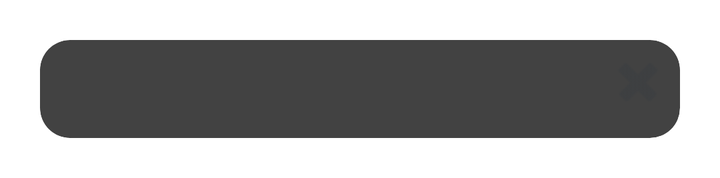
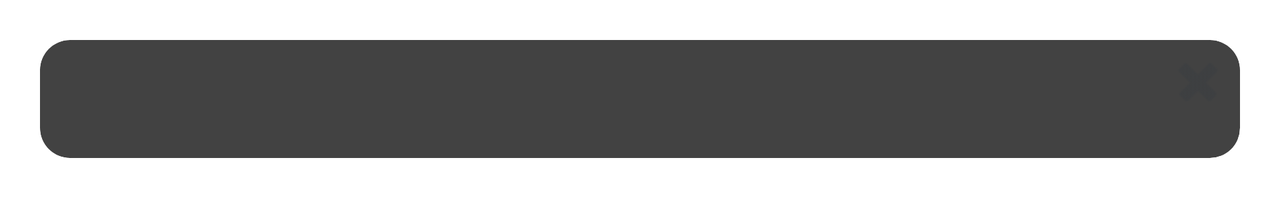

Two renders of one Android screen. The first uses the default layout on a phone; the second uses the alternative layout the repository ships for a different screen configuration, on a matching device. The two XML files are below.
<!-- AndroidManifest.xml: application theme AppTheme.NoActionBar -->
<!-- res/layout/fragment_item_detail.xml -->
<?xml version="1.0" encoding="utf-8"?>
<LinearLayout xmlns:android="http://schemas.android.com/apk/res/android"
        xmlns:app="http://schemas.android.com/apk/res-auto"
        xmlns:tools="http://schemas.android.com/tools"
        android:layout_width="match_parent"
        android:layout_height="wrap_content"
        android:gravity="center"
        android:orientation="vertical">

    <androidx.cardview.widget.CardView
            android:id="@+id/card_item_detail"
            android:layout_width="match_parent"
            android:layout_height="wrap_content"
            android:layout_margin="@dimen/margin_login"
            app:cardCornerRadius="@dimen/radius_corners_cards_large">

        <LinearLayout
                android:layout_width="match_parent"
                android:layout_height="wrap_content"
                android:orientation="vertical">

            <FrameLayout
                    android:layout_width="match_parent"
                    android:layout_height="match_parent">

                <ImageView
                        android:id="@+id/button_close"
                        android:layout_width="wrap_content"
                        android:layout_height="wrap_content"
                        android:layout_gravity="end|top"
                        android:layout_margin="@dimen/margin_small"
                        android:background="@android:drawable/ic_delete"
                        android:backgroundTint="@color/colorPrimaryDarkTransparent"
                        android:gravity="center" />

                <LinearLayout
                        android:layout_width="match_parent"
                        android:layout_height="match_parent"
                        android:orientation="vertical">

                    <LinearLayout
                            android:layout_width="match_parent"
                            android:layout_height="wrap_content"
                            android:orientation="horizontal">

                        <Space
                                android:layout_width="wrap_content"
                                android:layout_height="wrap_content"
                                android:layout_weight="1" />

                        <ProgressBar
                                android:id="@+id/progress_image"
                                style="?android:attr/progressBarStyle"
                                android:layout_width="match_parent"
                                android:layout_height="match_parent"
                                android:indeterminate="true"
                                android:maxWidth="@android:dimen/thumbnail_width"
                                android:maxHeight="@android:dimen/thumbnail_height"/>

                        <ImageView
                                android:id="@+id/image_detail"
                                android:layout_width="wrap_content"
                                android:layout_height="wrap_content"
                                android:layout_margin="@dimen/margin_small"
                                android:adjustViewBounds="true"
                                android:maxWidth="@android:dimen/thumbnail_width"
                                android:maxHeight="@android:dimen/thumbnail_height"
                                android:scaleType="fitXY"
                                tools:srcCompat="@tools:sample/avatars" />

                        <Space
                                android:layout_width="wrap_content"
                                android:layout_height="wrap_content"
                                android:layout_weight="1" />

                    </LinearLayout>

                    <TextView
                            android:id="@+id/label_name"
                            android:layout_width="match_parent"
                            android:layout_height="wrap_content"
                            android:layout_marginLeft="@dimen/margin_small"
                            android:layout_marginRight="@dimen/margin_small"
                            android:textAlignment="center"
                            android:textAppearance="@style/TextAppearance.AppCompat.Body2"
                            tools:text="@sample/sampleVolumes.json/data/volumeName" />

                </LinearLayout>

            </FrameLayout>

            <LinearLayout
                    android:layout_width="match_parent"
                    android:layout_height="match_parent"
                    android:layout_weight="1"
                    android:orientation="vertical">

                <ScrollView
                        android:layout_width="match_parent"
                        android:layout_height="match_parent"
                        android:visibility="visible">

                    <LinearLayout
                            android:layout_width="match_parent"
                            android:layout_height="wrap_content"
                            android:orientation="vertical">

                        <TextView
                                android:id="@+id/text_description"
                                android:layout_width="match_parent"
                                android:layout_height="wrap_content"
                                android:layout_marginLeft="@dimen/margin_small"
                                android:layout_marginRight="@dimen/margin_small"
                                android:text=""
                                android:textAlignment="textStart"
                                android:textAppearance="@style/TextAppearance.AppCompat.Small"
                                tools:text="@tools:sample/lorem/random" />
                    </LinearLayout>
                </ScrollView>
            </LinearLayout>

        </LinearLayout>

    </androidx.cardview.widget.CardView>
</LinearLayout>
<!-- resources referenced by this layout -->
<resources>
  <color name="colorPrimaryDarkTransparent">#4D343A40</color>
  <dimen name="margin_login">20dp</dimen>
  <dimen name="margin_small">5dp</dimen>
  <dimen name="radius_corners_cards_large">15dp</dimen>
</resources>
<!-- res/layout-land/fragment_item_detail.xml (the repository's variant of the layout above) -->
<!-- drawn on the phone turned sideways -->
<?xml version="1.0" encoding="utf-8"?>
<LinearLayout xmlns:android="http://schemas.android.com/apk/res/android"
        xmlns:app="http://schemas.android.com/apk/res-auto"
        xmlns:tools="http://schemas.android.com/tools"
        android:layout_width="match_parent"
        android:layout_height="wrap_content"
        android:gravity="center"
        android:orientation="vertical">

    <androidx.cardview.widget.CardView
            android:id="@+id/card_item_detail"
            android:layout_width="match_parent"
            android:layout_height="wrap_content"
            android:layout_margin="@dimen/margin_login"
            app:cardCornerRadius="@dimen/radius_corners_cards_large">

        <LinearLayout
                android:layout_width="match_parent"
                android:layout_height="wrap_content"
                android:orientation="vertical">

            <FrameLayout
                    android:layout_width="match_parent"
                    android:layout_height="match_parent">

                <ImageView
                        android:id="@+id/button_close"
                        android:layout_width="wrap_content"
                        android:layout_height="wrap_content"
                        android:layout_gravity="end|top"
                        android:layout_margin="@dimen/margin_small"
                        android:background="@android:drawable/ic_delete"
                        android:backgroundTint="@color/colorPrimaryDarkTransparent"
                        android:gravity="center" />

            </FrameLayout>

            <LinearLayout
                    android:layout_width="match_parent"
                    android:layout_height="match_parent"
                    android:orientation="horizontal">

                <LinearLayout
                        android:layout_width="wrap_content"
                        android:layout_height="match_parent"
                        android:gravity="center"
                        android:orientation="vertical">

                    <LinearLayout
                            android:layout_width="match_parent"
                            android:layout_height="wrap_content"
                            android:layout_weight="1"
                            android:orientation="horizontal">

                        <Space
                                android:layout_width="wrap_content"
                                android:layout_height="wrap_content"
                                android:layout_weight="1" />

                        <ProgressBar
                                android:id="@+id/progress_image"
                                style="?android:attr/progressBarStyle"
                                android:layout_width="match_parent"
                                android:layout_height="match_parent"
                                android:indeterminate="true"
                                android:maxWidth="@android:dimen/thumbnail_width"
                                android:maxHeight="@android:dimen/thumbnail_height"/>

                        <ImageView
                                android:id="@+id/image_detail"
                                android:layout_width="wrap_content"
                                android:layout_height="wrap_content"
                                android:layout_margin="@dimen/margin_small"
                                android:layout_weight="1"
                                android:adjustViewBounds="true"
                                android:cropToPadding="false"
                                android:maxWidth="@android:dimen/thumbnail_width"
                                android:maxHeight="@android:dimen/thumbnail_height"
                                android:scaleType="fitXY"
                                tools:srcCompat="@tools:sample/avatars" />

                        <Space
                                android:layout_width="wrap_content"
                                android:layout_height="wrap_content"
                                android:layout_weight="1" />

                    </LinearLayout>

                    <TextView
                            android:id="@+id/label_name"
                            android:layout_width="match_parent"
                            android:layout_height="wrap_content"
                            android:layout_marginLeft="@dimen/margin_small"
                            android:layout_marginRight="@dimen/margin_small"
                            android:layout_weight="2"
                            android:textAlignment="center"
                            android:textAppearance="@style/TextAppearance.AppCompat.Body2"
                            tools:text="@sample/sampleVolumes.json/data/volumeName" />

                </LinearLayout>

                <LinearLayout
                        android:layout_width="match_parent"
                        android:layout_height="match_parent"
                        android:layout_weight="1"
                        android:orientation="vertical">

                    <ScrollView
                            android:layout_width="match_parent"
                            android:layout_height="match_parent"
                            android:visibility="visible">

                        <LinearLayout
                                android:layout_width="match_parent"
                                android:layout_height="wrap_content"
                                android:orientation="vertical">

                            <TextView
                                    android:id="@+id/text_description"
                                    android:layout_width="match_parent"
                                    android:layout_height="wrap_content"
                                    android:layout_marginLeft="@dimen/margin_small"
                                    android:layout_marginRight="@dimen/margin_small"
                                    android:text=""
                                    android:textAlignment="textStart"
                                    android:textAppearance="@style/TextAppearance.AppCompat.Small"
                                    tools:text="@tools:sample/lorem/random" />
                        </LinearLayout>
                    </ScrollView>
                </LinearLayout>
            </LinearLayout>

        </LinearLayout>

    </androidx.cardview.widget.CardView>
</LinearLayout>
